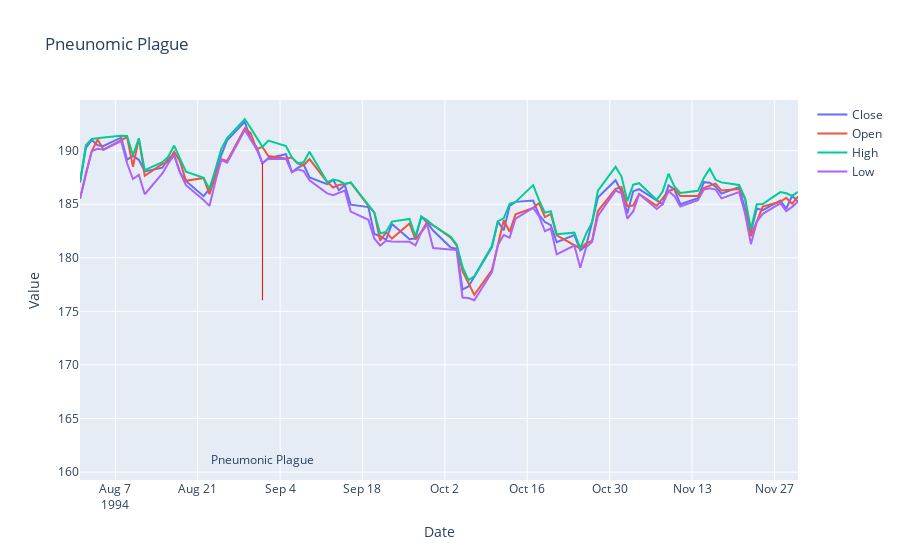

The code cell stored with this chart in its notebook:
### Code cell
## For comparisation, stock crash of 2008
## options are: 'Close', 'Open', 'High', 'Low', 'day_diff', 'winloss'
option_list = ['Close', 'Open', 'High', 'Low']
title = 'Pneunomic Plague'
fig, AEX_s = plot_period_stocks(AEX, '1994-08-01', '1994-12-01', option_list, title)

# add label and vertical for the sars outbreak date
fig = plot_line_in_fig(fig, AEX_s, '1994-09-01', 'Pneumonic Plague')
fig
